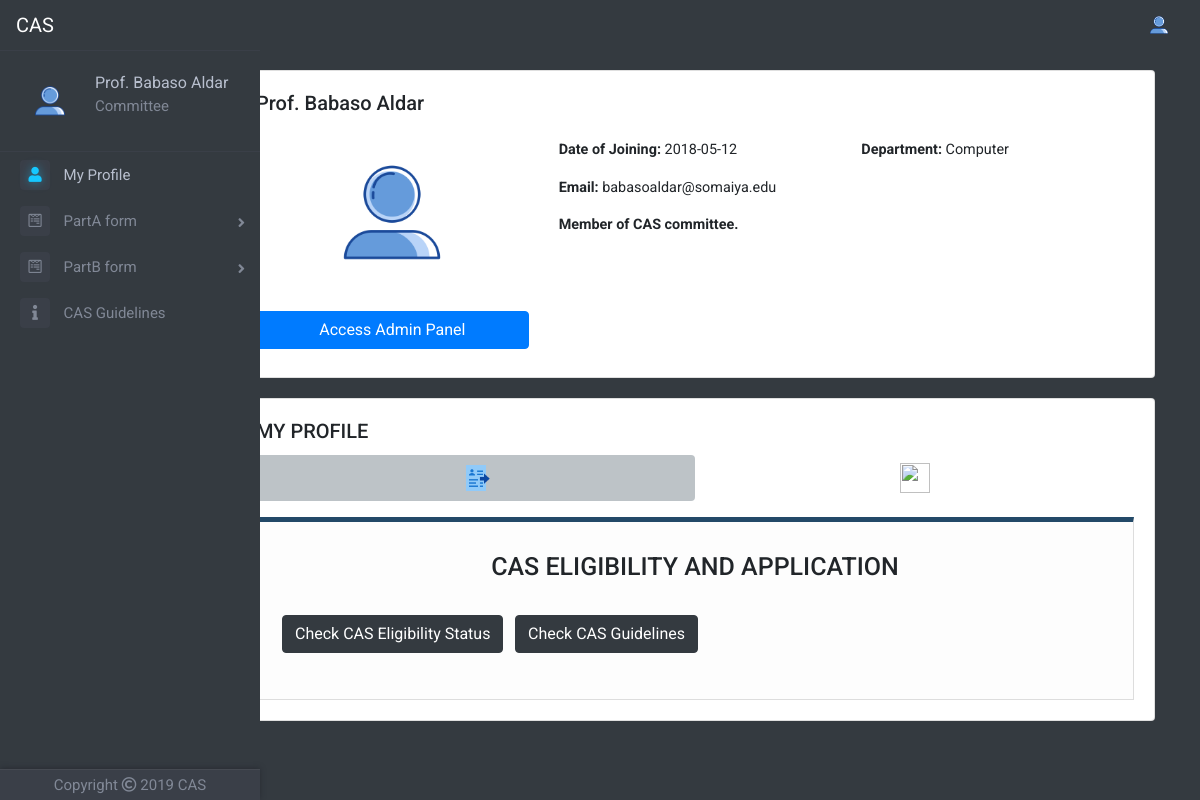
/userprofile.php (signed in), run on an earlier commit of the app's database.
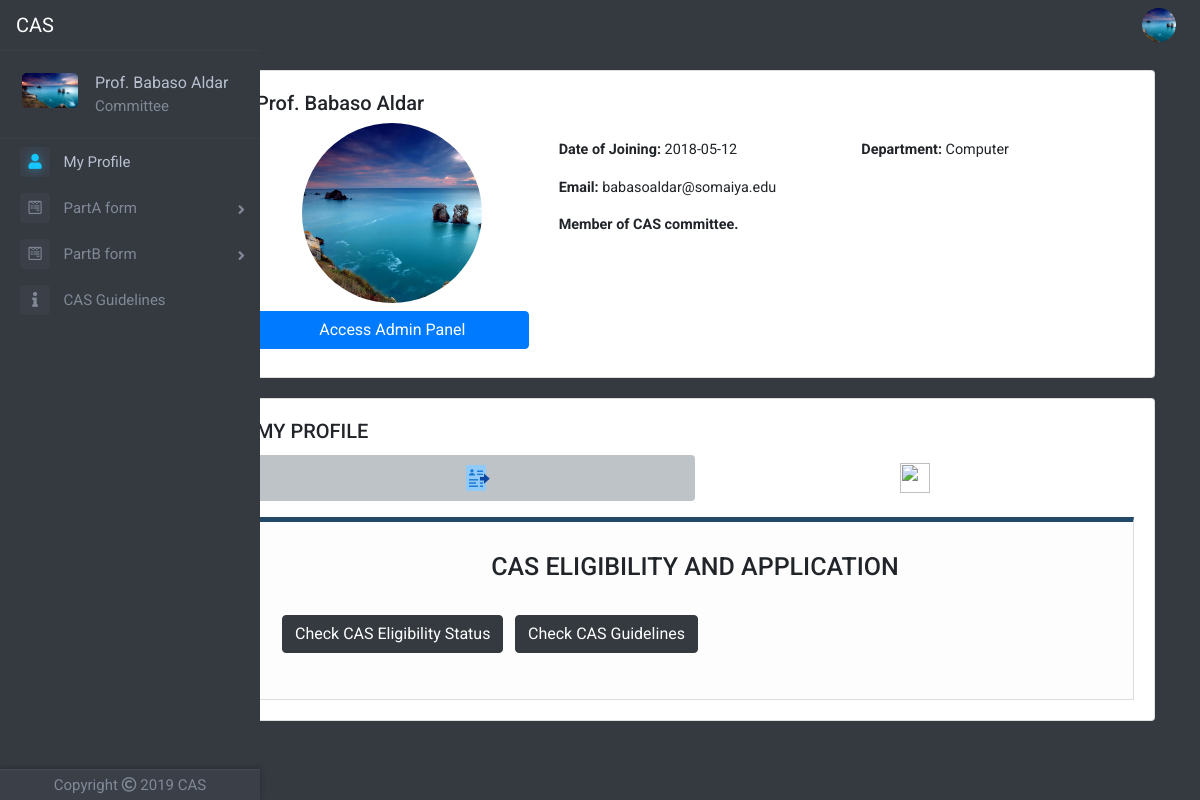
And on a later commit of the database.
### tables this page shows
CREATE TABLE `faculty_table` (
  `id` int(11) NOT NULL,
  `faculty_name` varchar(100) NOT NULL,
  `email` varchar(50) NOT NULL,
  `password` varchar(256) NOT NULL,
  `date_of_joining` date NOT NULL,
  `department` varchar(50) NOT NULL,
  `profilePicLocation` varchar(100) NOT NULL DEFAULT 'defaults/default_userprofile_pic.png',
  `hod` int(11) NOT NULL,
  `committee` int(11) NOT NULL,
  `principal` int(11) NOT NULL,
  `admin` int(11) NOT NULL
);

### userprofile.php (the view, shortened to what the changed rows need)
<?php
if(!isset($_SESSION['id']))
{
	header("LOCATION: index.php");
}
else
{
include 'dbh.php';
include 'top.php';
include 'left-nav.php';
$sql="SELECT email, faculty_name, date_of_joining, department, profilePicLocation, hod, committee, principal, admin FROM faculty_table WHERE id='$userId'";
$result=mysqli_query($conn,$sql);
$row=mysqli_fetch_assoc($result);
$email=$row['email'];
$faculty_name=$row['faculty_name'];
$date_of_joining=$row['date_of_joining'];
$department=$row['department'];
$profilePicLocation=$row['profilePicLocation'];
$committee=$row['committee'];
$principal=$row['principal'];
$admin=$row['admin'];
?>
   	<nav class="navbar navbar-expand-lg sticky-top navbar-dark bg-dark"  style="height: 50px">
	  	<a class="navbar-brand" href="#">CAS</a>
	  	<div class="collapse navbar-collapse" id="navbarSupportedContent">
		    <ul class="navbar-nav ml-auto">
		      	<?php
		      	if(!isset($_SESSION['id']))
		      	{
			      	?>
			      	<li class="nav-item">
			        	<a class="nav-link" href="index.php">Sign Up | Sign In</a>
			      	</li>
			      	<?php
			    }
			    else
			    {
			    	?>
			      	<li class="nav-item dropdown">
				        <img class="nav-link dropdown-toggle" src="<?php echo $profilePicLocation; ?>" width="50px" height="50px" style="overflow: hidden;border-radius: 50%;display:block;margin:0 auto;object-fit: cover;cursor: pointer" id="navbarDropdown" role="button" data-toggle="dropdown" aria-haspopup="true" aria-expanded="false">
			      	</li>
			      	<?php
		      	}
		      	?>
		    </ul>
	  	</div>
	</nav>
	<div class="container">
    <div class="row justify-content-center">
    <div class="col offset-md-2">
				<div class="card userprofile-card">
			      	<div class="card-body">
			      		<div class="row">
			      			<div class="col-md-11 col-sm-10 col-xs-9">
			      				<h5><?php echo $faculty_name; ?></h5>
			      			</div>
			      		</div>
			        	<div class="row">
			        		<div class="col-md-4">
			        			<img class="img-responsive" src="<?php echo $profilePicLocation; ?>" width="180px" height="180px" style="overflow: hidden;border-radius: 50%;display:block;margin:0 auto;object-fit: cover;">
			        			<?php
			        			if($admin==1)
			        			{
			        				?>
			        				<a class="btn btn-primary my-2" href="adminpanel.php" style="display:block;margin:0 auto">Access Admin Panel</a>
			        				<?php
			        			}
			        			?>
			        		</div>
			        		<div class="col-md-4">
			        			<p class="card-text" style="margin-top:1rem"><b>Date of Joining:</b> <?php echo $date_of_joining; ?></p>
			        			<p class="card-text"><b>Email:</b> <?php echo $email; ?></p>
			        				<?php
			        			if($committee==1)
			        			{
			        				?>
			        				<p class="card-text"><b>Member of CAS committee.</b></p>
			        				<?php
			        			}
			        			?>
			        		</div>
			        		<div class="col-md-4">
			        			<p class="card-text" style="margin-top:1rem"><b>Department:</b> <?php echo $department; ?></p>
			        		</div>
			        	</div>
			      	</div>
			    </div>
			    <div class="card userprofile-card">
			      	<div class="card-body">
			        	<h5 class="card-title">MY PROFILE</h5>
			        	<ul class="nav nav-pills mb-3 justify-content-center nav-fill" id="pills-tab" role="tablist">
						  	<li class="nav-item">
						    	<a class="nav-link active" id="pills-apply-tab" data-toggle="pill" href="#pills-apply" role="tab" aria-controls="pills-apply" aria-selected="true"><img src="apply.png" style="width:30px;height:30px"></a>
						  	</li>
						  	<?php
							if($committee==1 || $principal==1)
							{
							?>
						  	<li class="nav-item">
						    	<a class="nav-link" id="pills-all-faculty-tab" data-toggle="pill" href="#pills-all-faculty" role="tab" aria-controls="pills-all-faculty" aria-selected="false"><img src="all-profile.png" style="width:30px;height:30px"></a>
						  	</li>
							<?php
							}
							?>
						</ul>
						<div class="tab-content" id="pills-tabContent">
					  		<div class="tab-pane fade show active" id="pills-apply" role="tabpanel" aria-labelledby="pills-apply-tab">
					  			<h3 class="text-center">CAS ELIGIBILITY AND APPLICATION</h3><br>
					  			<p>
								  	<button class="btn btn-dark" type="button" data-toggle="collapse" data-target="#collapseEligible" aria-expanded="false" aria-controls="collapseEligible">
								    Check CAS Eligibility Status
								  	</button>
								  	<a href="guidelines.php"><button class="btn btn-dark ml-2" type="button" data-toggle="collapse" data-target="#collapseGuidelines" aria-expanded="false" aria-controls="collapseGuidelines">
									Check CAS Guidelines
									</button></a>
								</p>
					  		</div>
						</div>
			      	</div>
			    </div>
			</div>
		</div>
	<br>
</div>
</div>
</body>
</html>
<?php
}
?>

### left-nav.php (shortened to what the changed rows need)
<?php
$userId=mysqli_real_escape_string($conn,$_SESSION['id']);
$sqlp="SELECT profilePicLocation, faculty_name, hod, committee FROM faculty_table WHERE id='$userId'";
$resultp=mysqli_query($conn,$sqlp);
$rowp=mysqli_fetch_assoc($resultp);
$profilePicLocation=$rowp['profilePicLocation'];
$faculty_name=$rowp['faculty_name'];
$committee=$rowp['committee'];
?>
<div class="page-wrapper chiller-theme toggled">
	<nav id="sidebar" class="sidebar-wrapper sm-hidden">
		<div class="sidebar-content">
			<div class="sidebar-brand">
				<div id="close-sidebar">
				</div>
			</div>
			<div class="sidebar-header">
				<div class="user-pic">
					<img class="img-responsive img-rounded" src="<?php echo $profilePicLocation; ?>"
						alt="User picture">
				</div>
				<div class="user-info">
					<span class="user-name" style="font-size: 16px">
						<?php echo $faculty_name; ?>
					</span>
				 		<?php
				 	if($committee==1)
					{
						?>
						<span class="user-role" style="font-size: 15px">Committee</span>
				 		<?php
				 	}
				 	?>
				</div>
			</div>
			<?php
			$currentyear=date("Y");
			?>
			<div class="sidebar-menu">
				<ul>
					<li class="sidebar-dropdown active">
						<a href="userprofile.php">
							<i class="fas fa-user" style="font-size: 15px"></i>
							<span style="font-size: 15px">My Profile</span>
						</a>
					</li>
					<li class="sidebar-dropdown dropdown-arrow">
						<a>
							<i class="fab fa-wpforms" style="font-size: 15px"></i>
							<span style="font-size: 15px;cursor:pointer">PartA form</span>
						</a>
					</li>
					<li class="sidebar-dropdown dropdown-arrow">
						<a>
							<i class="fab fa-wpforms" style="font-size: 15px"></i>
							<span style="font-size: 15px;cursor:pointer">PartB form</span>
						</a>
					</li>
					<li class="sidebar-dropdown">
						<a href="guidelines.php">
							<i class="fas fa-info" style="font-size: 15px"></i>
							<span style="font-size: 15px">CAS Guidelines</span>
						</a>
					</li>
				</ul>
			</div>
		</div>
		<div class="sidebar-footer">
			<a>
				<p style="font-size: 15px">Copyright  <i class="far fa-copyright"></i>  <?php echo $currentyear; ?>  CAS</p>
			</a>
		</div>
	</nav>

What changed in the data, as far as the page shows it:
changed faculty_table "Prof. Babaso Aldar": profilePicLocation: picture added in place of a placeholder
